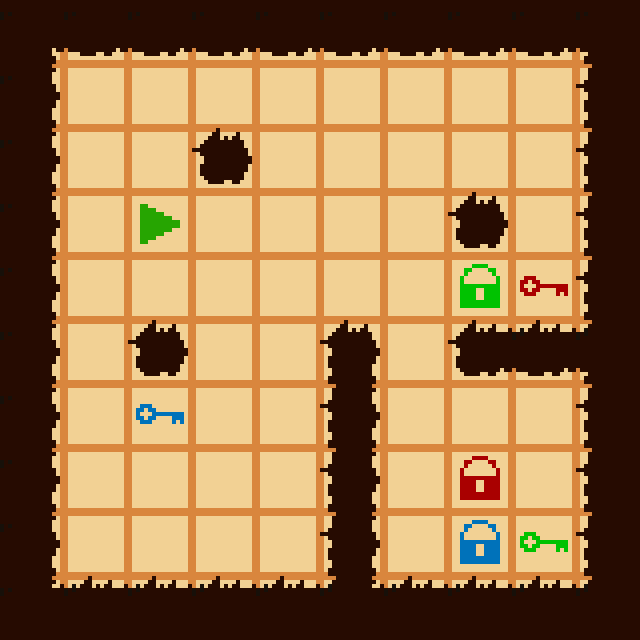

Tiled map render using the project's own tile images. Description and the map definition, with tile-layer contents summarised, below:
An orthogonal 10x10 tile map with 64x64 px tiles, 1 tile layer (Level).

<map version="1.0" orientation="orthogonal" width="10" height="10" tilewidth="64" tileheight="64">
 <properties>
  <property name="tile_empty" value="1" />
  <property name="tile_neutral_lock" value="37" />
 </properties>
 <tileset firstgid="1" name="tileset" tilewidth="64" tileheight="64">
  <properties>
   <property name="start" value="0" />
   <property name="walkable" value="0" />
  </properties>
  <image source="../htdocs/levels/tileset.png" width="2560" height="64" />
  <tile id="0">
   <properties>
    <property name="walkable" value="1" />
   </properties>
  </tile>
  <tile id="32">
   <properties>
    <property name="start" value="1" />
    <property name="walkable" value="1" />
   </properties>
  </tile>
  <tile id="33">
   <properties>
    <property name="key" value="blue" />
    <property name="walkable" value="1" />
   </properties>
  </tile>
  <tile id="34">
   <properties>
    <property name="key" value="green" />
    <property name="walkable" value="1" />
   </properties>
  </tile>
  <tile id="35">
   <properties>
    <property name="key" value="red" />
    <property name="walkable" value="1" />
   </properties>
  </tile>
  <tile id="37">
   <properties>
    <property name="lock" value="blue" />
   </properties>
  </tile>
  <tile id="38">
   <properties>
    <property name="lock" value="red" />
   </properties>
  </tile>
  <tile id="39">
   <properties>
    <property name="lock" value="green" />
   </properties>
  </tile>
 </tileset>
 <layer name="Level" width="10" height="10">
  <data>[100 cells, 100 non-empty, 23 distinct tile ids]</data>
 </layer>
</map>
